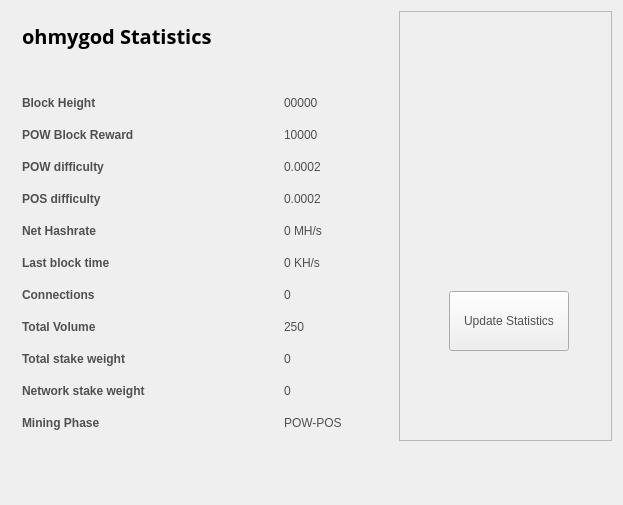
<?xml version="1.0" encoding="UTF-8"?>
<ui version="4.0">
 <class>StatisticsPage</class>
 <widget class="QWidget" name="StatisticsPage">
  <property name="windowModality">
   <enum>Qt::NonModal</enum>
  </property>
  <property name="geometry">
   <rect>
    <x>0</x>
    <y>0</y>
    <width>623</width>
    <height>505</height>
   </rect>
  </property>
  <property name="windowTitle">
   <string>Digging</string>
  </property>
  <property name="styleSheet">
   <string notr="true">color:#505050;
font-family:'Open Sans,sans-serif';</string>
  </property>
  <layout class="QGridLayout" name="gridLayout">
   <property name="sizeConstraint">
    <enum>QLayout::SetMaximumSize</enum>
   </property>
   <item row="0" column="1">
    <widget class="QFrame" name="frame">
     <property name="minimumSize">
      <size>
       <width>213</width>
       <height>0</height>
      </size>
     </property>
     <property name="frameShape">
      <enum>QFrame::StyledPanel</enum>
     </property>
     <property name="frameShadow">
      <enum>QFrame::Raised</enum>
     </property>
     <widget class="QPushButton" name="startButton">
      <property name="geometry">
       <rect>
        <x>50</x>
        <y>280</y>
        <width>120</width>
        <height>60</height>
       </rect>
      </property>
      <property name="sizePolicy">
       <sizepolicy hsizetype="Fixed" vsizetype="Fixed">
        <horstretch>0</horstretch>
        <verstretch>0</verstretch>
       </sizepolicy>
      </property>
      <property name="minimumSize">
       <size>
        <width>120</width>
        <height>60</height>
       </size>
      </property>
      <property name="autoFillBackground">
       <bool>false</bool>
      </property>
      <property name="styleSheet">
       <string notr="true"/>
      </property>
      <property name="text">
       <string>Update Statistics</string>
      </property>
     </widget>
     <widget class="QLabel" name="label">
      <property name="geometry">
       <rect>
        <x>10</x>
        <y>10</y>
        <width>191</width>
        <height>191</height>
       </rect>
      </property>
      <property name="text">
       <string/>
      </property>
      <property name="pixmap">
       <pixmap resource="../bitcoin.qrc">:/icons/coinbg</pixmap>
      </property>
      <property name="scaledContents">
       <bool>true</bool>
      </property>
     </widget>
    </widget>
   </item>
   <item row="0" column="0">
    <widget class="QFrame" name="gridFrame_2">
     <layout class="QGridLayout" name="gridLayout_4">
      <item row="3" column="0">
       <layout class="QFormLayout" name="formLayout_2">
        <property name="fieldGrowthPolicy">
         <enum>QFormLayout::FieldsStayAtSizeHint</enum>
        </property>
        <property name="horizontalSpacing">
         <number>139</number>
        </property>
        <property name="verticalSpacing">
         <number>18</number>
        </property>
        <property name="rightMargin">
         <number>0</number>
        </property>
        <item row="1" column="0">
         <widget class="QLabel" name="label_14">
          <property name="text">
           <string>&lt;html&gt;&lt;head/&gt;&lt;body&gt;&lt;p&gt;&lt;span style=&quot; font-weight:600;&quot;&gt;Block Height&lt;/span&gt;&lt;/p&gt;&lt;/body&gt;&lt;/html&gt;</string>
          </property>
         </widget>
        </item>
        <item row="1" column="1">
         <widget class="QLabel" name="heightBox">
          <property name="text">
           <string>00000</string>
          </property>
         </widget>
        </item>
        <item row="2" column="0">
         <widget class="QLabel" name="label_12">
          <property name="text">
           <string>&lt;html&gt;&lt;head/&gt;&lt;body&gt;&lt;p&gt;&lt;span style=&quot; font-weight:600;&quot;&gt;POW Block Reward&lt;/span&gt;&lt;/p&gt;&lt;/body&gt;&lt;/html&gt;</string>
          </property>
         </widget>
        </item>
        <item row="2" column="1">
         <widget class="QLabel" name="rewardBox">
          <property name="text">
           <string>10000</string>
          </property>
         </widget>
        </item>
        <item row="3" column="0">
         <widget class="QLabel" name="label_13">
          <property name="text">
           <string>&lt;html&gt;&lt;head/&gt;&lt;body&gt;&lt;p&gt;&lt;span style=&quot; font-weight:600;&quot;&gt;POW difficulty&lt;/span&gt;&lt;/p&gt;&lt;/body&gt;&lt;/html&gt;</string>
          </property>
         </widget>
        </item>
        <item row="3" column="1">
         <widget class="QLabel" name="diffBox">
          <property name="text">
           <string>0.0002</string>
          </property>
         </widget>
        </item>
        <item row="4" column="0">
         <widget class="QLabel" name="label_9">
          <property name="text">
           <string>&lt;html&gt;&lt;head/&gt;&lt;body&gt;&lt;p&gt;&lt;span style=&quot; font-weight:600;&quot;&gt;POS difficulty&lt;/span&gt;&lt;/p&gt;&lt;/body&gt;&lt;/html&gt;</string>
          </property>
         </widget>
        </item>
        <item row="4" column="1">
         <widget class="QLabel" name="diffBox2">
          <property name="text">
           <string>0.0002</string>
          </property>
         </widget>
        </item>
        <item row="5" column="1">
         <widget class="QLabel" name="pawrateBox">
          <property name="text">
           <string>0 MH/s</string>
          </property>
         </widget>
        </item>
        <item row="6" column="0">
         <widget class="QLabel" name="label3_2">
          <property name="sizePolicy">
           <sizepolicy hsizetype="Preferred" vsizetype="Maximum">
            <horstretch>0</horstretch>
            <verstretch>0</verstretch>
           </sizepolicy>
          </property>
          <property name="text">
           <string>&lt;html&gt;&lt;head/&gt;&lt;body&gt;&lt;p&gt;&lt;span style=&quot; font-weight:600;&quot;&gt;Last block time&lt;/span&gt;&lt;/p&gt;&lt;/body&gt;&lt;/html&gt;</string>
          </property>
         </widget>
        </item>
        <item row="6" column="1">
         <widget class="QLabel" name="localBox">
          <property name="text">
           <string>0 KH/s</string>
          </property>
         </widget>
        </item>
        <item row="7" column="0">
         <widget class="QLabel" name="label1_2">
          <property name="text">
           <string>&lt;html&gt;&lt;head/&gt;&lt;body&gt;&lt;p&gt;&lt;span style=&quot; font-weight:600;&quot;&gt;Connections&lt;/span&gt;&lt;/p&gt;&lt;/body&gt;&lt;/html&gt;</string>
          </property>
         </widget>
        </item>
        <item row="7" column="1">
         <widget class="QLabel" name="connectionBox">
          <property name="text">
           <string>0</string>
          </property>
         </widget>
        </item>
        <item row="8" column="0">
         <widget class="QLabel" name="label_8">
          <property name="text">
           <string>&lt;html&gt;&lt;head/&gt;&lt;body&gt;&lt;p&gt;&lt;span style=&quot; font-weight:600;&quot;&gt;Total Volume&lt;/span&gt;&lt;/p&gt;&lt;/body&gt;&lt;/html&gt;</string>
          </property>
         </widget>
        </item>
        <item row="8" column="1">
         <widget class="QLabel" name="volumeBox">
          <property name="text">
           <string>250</string>
          </property>
         </widget>
        </item>
        <item row="9" column="0">
         <widget class="QLabel" name="label_10">
          <property name="text">
           <string>&lt;html&gt;&lt;head/&gt;&lt;body&gt;&lt;p&gt;&lt;span style=&quot; font-weight:600;&quot;&gt;Total stake weight&lt;/span&gt;&lt;/p&gt;&lt;/body&gt;&lt;/html&gt;</string>
          </property>
         </widget>
        </item>
        <item row="9" column="1">
         <widget class="QLabel" name="minBox">
          <property name="text">
           <string>0</string>
          </property>
         </widget>
        </item>
        <item row="10" column="0">
         <widget class="QLabel" name="label_11">
          <property name="text">
           <string>&lt;html&gt;&lt;head/&gt;&lt;body&gt;&lt;p&gt;&lt;span style=&quot; font-weight:600;&quot;&gt;Network stake weight&lt;/span&gt;&lt;/p&gt;&lt;/body&gt;&lt;/html&gt;</string>
          </property>
         </widget>
        </item>
        <item row="10" column="1">
         <widget class="QLabel" name="maxBox">
          <property name="text">
           <string>0</string>
          </property>
         </widget>
        </item>
        <item row="11" column="0">
         <widget class="QLabel" name="label_15">
          <property name="text">
           <string>&lt;html&gt;&lt;head/&gt;&lt;body&gt;&lt;p&gt;&lt;span style=&quot; font-weight:600;&quot;&gt;Mining Phase&lt;/span&gt;&lt;/p&gt;&lt;/body&gt;&lt;/html&gt;</string>
          </property>
         </widget>
        </item>
        <item row="11" column="1">
         <widget class="QLabel" name="cBox">
          <property name="text">
           <string>POW-POS</string>
          </property>
         </widget>
        </item>
        <item row="5" column="0">
         <widget class="QLabel" name="label_16">
          <property name="text">
           <string>&lt;html&gt;&lt;head/&gt;&lt;body&gt;&lt;p&gt;&lt;span style=&quot; font-weight:600;&quot;&gt;Net Hashrate&lt;/span&gt;&lt;/p&gt;&lt;/body&gt;&lt;/html&gt;</string>
          </property>
         </widget>
        </item>
       </layout>
      </item>
      <item row="1" column="0">
       <layout class="QHBoxLayout" name="horizontalLayout_4">
        <property name="spacing">
         <number>7</number>
        </property>
        <item>
         <widget class="QLabel" name="label_5">
          <property name="font">
           <font>
            <family>Open Sans,sans-serif</family>
           </font>
          </property>
          <property name="text">
           <string>&lt;html&gt;&lt;head/&gt;&lt;body&gt;&lt;p&gt;&lt;span style=&quot; font-size:20px; font-weight:600; color:#000000;&quot;&gt;ohmygod Statistics&lt;/span&gt;&lt;/p&gt;&lt;/body&gt;&lt;/html&gt;</string>
          </property>
         </widget>
        </item>
        <item>
         <spacer name="horizontalSpacer_2">
          <property name="orientation">
           <enum>Qt::Horizontal</enum>
          </property>
          <property name="sizeHint" stdset="0">
           <size>
            <width>40</width>
            <height>20</height>
           </size>
          </property>
         </spacer>
        </item>
       </layout>
      </item>
      <item row="2" column="0">
       <spacer name="verticalSpacer_2">
        <property name="orientation">
         <enum>Qt::Vertical</enum>
        </property>
        <property name="sizeHint" stdset="0">
         <size>
          <width>20</width>
          <height>40</height>
         </size>
        </property>
       </spacer>
      </item>
     </layout>
    </widget>
   </item>
   <item row="1" column="0">
    <spacer name="verticalSpacer">
     <property name="orientation">
      <enum>Qt::Vertical</enum>
     </property>
     <property name="sizeHint" stdset="0">
      <size>
       <width>20</width>
       <height>40</height>
      </size>
     </property>
    </spacer>
   </item>
  </layout>
 </widget>
 <layoutdefault spacing="6" margin="11"/>
 <resources/>
 <connections/>
</ui>
